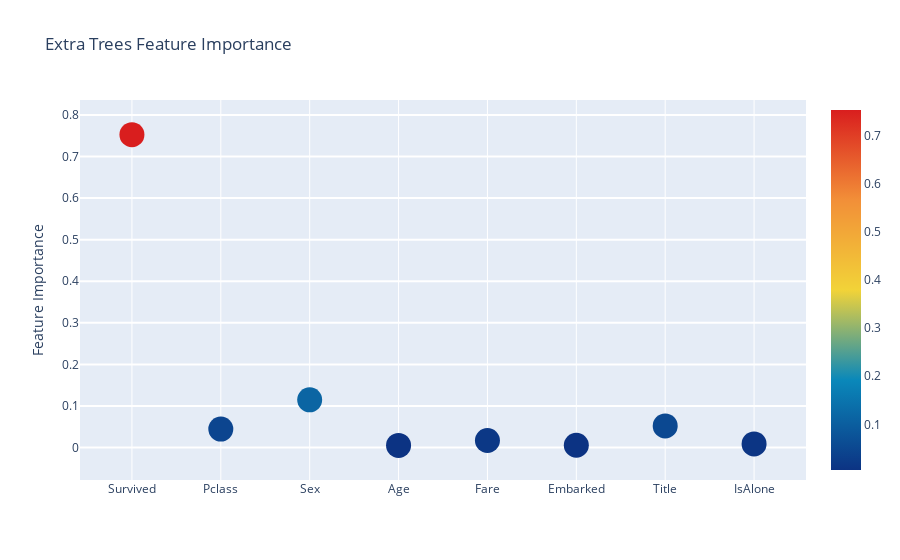

The cell this chart's notebook holds for it:
### Code cell
# Scatter plot 
trace = go.Scatter(
    y = feature_dataframe['Extra Trees  feature importances'].values,
    x = feature_dataframe['features'].values,
    mode='markers',
    marker=dict(
        sizemode = 'diameter',
        sizeref = 1,
        size = 25,
#       size= feature_dataframe['AdaBoost feature importances'].values,
        #color = np.random.randn(500), #set color equal to a variable
        color = feature_dataframe['Extra Trees  feature importances'].values,
        colorscale='Portland',
        showscale=True
    ),
    text = feature_dataframe['features'].values
)
data = [trace]

layout= go.Layout(
    autosize= True,
    title= 'Extra Trees Feature Importance',
    hovermode= 'closest',
#     xaxis= dict(
#         title= 'Pop',
#         ticklen= 5,
#         zeroline= False,
#         gridwidth= 2,
#     ),
    yaxis=dict(
        title= 'Feature Importance',
        ticklen= 5,
        gridwidth= 2
    ),
    showlegend= False
)
fig = go.Figure(data=data, layout=layout)
py.iplot(fig,filename='scatter2010')

### Figure 1 — Plotly figure (JSON) as saved in the notebook; plotly's stock layout.template omitted (floating-point values rounded to 4 significant figures)
{"data": [{"marker": {"color": [0.7525, 0.04437, 0.1148, 0.005197, 0.01695, 0.005548, 0.05192, 0.008625], "colorscale": [[0, "rgb(12,51,131)"], [0.25, "rgb(10,136,186)"], [0.5, "rgb(242,211,56)"], [0.75, "rgb(242,143,56)"], [1, "rgb(217,30,30)"]], "showscale": true, "size": 25, "sizemode": "diameter", "sizeref": 1}, "mode": "markers", "text": ["Survived", "Pclass", "Sex", "Age", "Fare", "Embarked", "Title", "IsAlone"], "type": "scatter", "x": ["Survived", "Pclass", "Sex", "Age", "Fare", "Embarked", "Title", "IsAlone"], "y": [0.7525, 0.04437, 0.1148, 0.005197, 0.01695, 0.005548, 0.05192, 0.008625]}], "layout": {"autosize": true, "hovermode": "closest", "showlegend": false, "title": {"text": "Extra Trees Feature Importance"}, "yaxis": {"gridwidth": 2, "ticklen": 5, "title": {"text": "Feature Importance"}}}}
